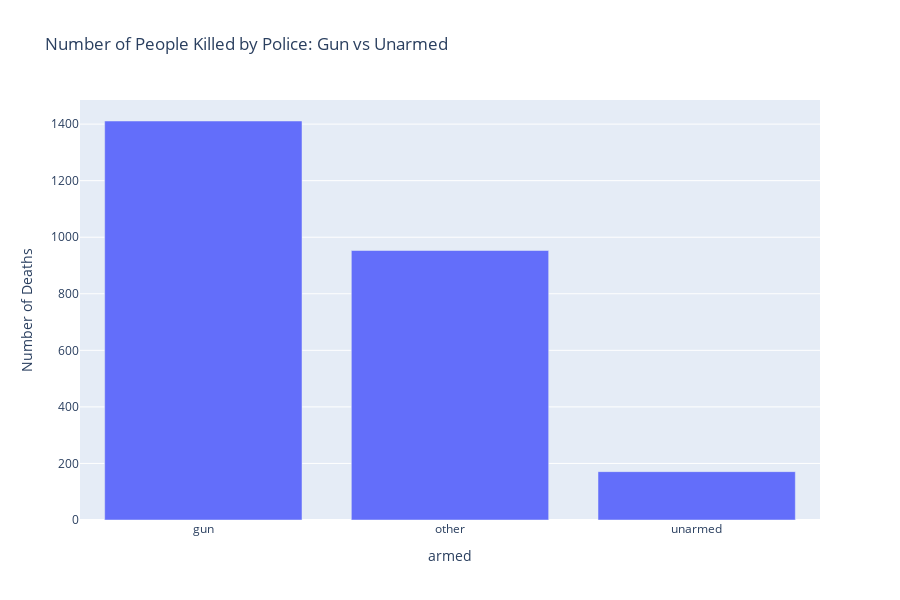

Write notebook code for a chart like this one.
### Code cell
# Calculate the number of people armed with guns versus unarmed
gun_vs_unarmed_counts = (
    df_fatalities["armed"]
    .astype(str)
    .apply(lambda x: "gun" if "gun" in x else "unarmed" if x == "unarmed" else "other")
    .value_counts()
)

# Create a bar chart for gun vs unarmed
fig = px.bar(
    gun_vs_unarmed_counts,
    x=gun_vs_unarmed_counts.index,
    y=gun_vs_unarmed_counts.values,
    title="Number of People Killed by Police: Gun vs Unarmed",
    labels={"index": "Category", "y": "Number of Deaths"},
    height=600,
)

fig.show()

### Figure 1 — Plotly figure (JSON) as saved in the notebook; plotly's stock layout.template omitted (floating-point values rounded to 4 significant figures)
{"data": [{"alignmentgroup": "True", "hovertemplate": "armed=%{x}<br>Number of Deaths=%{y}<extra></extra>", "legendgroup": "", "marker": {"color": "#636efa", "pattern": {"shape": ""}}, "name": "", "offsetgroup": "", "orientation": "v", "showlegend": false, "textposition": "auto", "type": "bar", "x": ["gun", "other", "unarmed"], "xaxis": "x", "y": [1411, 953, 171], "yaxis": "y"}], "layout": {"barmode": "relative", "height": 600, "legend": {"tracegroupgap": 0}, "title": {"text": "Number of People Killed by Police: Gun vs Unarmed"}, "xaxis": {"anchor": "y", "domain": [0, 1], "title": {"text": "armed"}}, "yaxis": {"anchor": "x", "domain": [0, 1], "title": {"text": "Number of Deaths"}}}}
